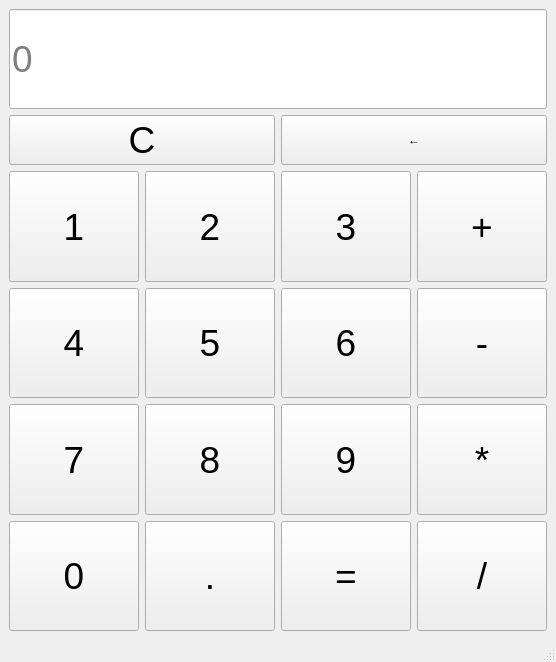
<?xml version="1.0" encoding="UTF-8"?>
<ui version="4.0">
 <class>MainWindow</class>
 <widget class="QMainWindow" name="MainWindow">
  <property name="geometry">
   <rect>
    <x>0</x>
    <y>0</y>
    <width>556</width>
    <height>662</height>
   </rect>
  </property>
  <property name="windowTitle">
   <string>MainWindow</string>
  </property>
  <widget class="QWidget" name="centralwidget">
   <layout class="QGridLayout" name="gridLayout_2">
    <item row="0" column="0">
     <layout class="QVBoxLayout" name="verticalLayout">
      <item>
       <widget class="QLineEdit" name="lineEdit">
        <property name="sizePolicy">
         <sizepolicy hsizetype="Expanding" vsizetype="Fixed">
          <horstretch>0</horstretch>
          <verstretch>0</verstretch>
         </sizepolicy>
        </property>
        <property name="minimumSize">
         <size>
          <width>0</width>
          <height>100</height>
         </size>
        </property>
        <property name="font">
         <font>
          <family>MS Sans Serif</family>
          <pointsize>28</pointsize>
         </font>
        </property>
        <property name="frame">
         <bool>true</bool>
        </property>
        <property name="alignment">
         <set>Qt::AlignLeading|Qt::AlignLeft|Qt::AlignVCenter</set>
        </property>
        <property name="placeholderText">
         <string>0</string>
        </property>
       </widget>
      </item>
      <item>
       <layout class="QGridLayout" name="gridLayout">
        <item row="14" column="5">
         <widget class="QPushButton" name="CalculateButton">
          <property name="sizePolicy">
           <sizepolicy hsizetype="Minimum" vsizetype="Expanding">
            <horstretch>0</horstretch>
            <verstretch>0</verstretch>
           </sizepolicy>
          </property>
          <property name="font">
           <font>
            <family>MS Sans Serif</family>
            <pointsize>28</pointsize>
           </font>
          </property>
          <property name="text">
           <string>=</string>
          </property>
         </widget>
        </item>
        <item row="12" column="5">
         <widget class="QPushButton" name="Button6">
          <property name="sizePolicy">
           <sizepolicy hsizetype="Minimum" vsizetype="Expanding">
            <horstretch>0</horstretch>
            <verstretch>0</verstretch>
           </sizepolicy>
          </property>
          <property name="font">
           <font>
            <family>MS Sans Serif</family>
            <pointsize>28</pointsize>
           </font>
          </property>
          <property name="text">
           <string>6</string>
          </property>
         </widget>
        </item>
        <item row="12" column="3">
         <widget class="QPushButton" name="Button4">
          <property name="sizePolicy">
           <sizepolicy hsizetype="Minimum" vsizetype="Expanding">
            <horstretch>0</horstretch>
            <verstretch>0</verstretch>
           </sizepolicy>
          </property>
          <property name="font">
           <font>
            <family>MS Sans Serif</family>
            <pointsize>28</pointsize>
           </font>
          </property>
          <property name="text">
           <string>4</string>
          </property>
         </widget>
        </item>
        <item row="14" column="6">
         <widget class="QPushButton" name="DivideButton">
          <property name="sizePolicy">
           <sizepolicy hsizetype="Minimum" vsizetype="Expanding">
            <horstretch>0</horstretch>
            <verstretch>0</verstretch>
           </sizepolicy>
          </property>
          <property name="font">
           <font>
            <family>MS Sans Serif</family>
            <pointsize>28</pointsize>
           </font>
          </property>
          <property name="text">
           <string>/</string>
          </property>
         </widget>
        </item>
        <item row="11" column="6">
         <widget class="QPushButton" name="PlusButton">
          <property name="sizePolicy">
           <sizepolicy hsizetype="Minimum" vsizetype="Expanding">
            <horstretch>0</horstretch>
            <verstretch>0</verstretch>
           </sizepolicy>
          </property>
          <property name="font">
           <font>
            <family>MS Sans Serif</family>
            <pointsize>28</pointsize>
           </font>
          </property>
          <property name="text">
           <string>+</string>
          </property>
         </widget>
        </item>
        <item row="11" column="3">
         <widget class="QPushButton" name="Button1">
          <property name="sizePolicy">
           <sizepolicy hsizetype="Minimum" vsizetype="Expanding">
            <horstretch>0</horstretch>
            <verstretch>0</verstretch>
           </sizepolicy>
          </property>
          <property name="font">
           <font>
            <family>MS Sans Serif</family>
            <pointsize>28</pointsize>
           </font>
          </property>
          <property name="text">
           <string>1</string>
          </property>
         </widget>
        </item>
        <item row="11" column="5">
         <widget class="QPushButton" name="Button3">
          <property name="sizePolicy">
           <sizepolicy hsizetype="Minimum" vsizetype="Expanding">
            <horstretch>0</horstretch>
            <verstretch>0</verstretch>
           </sizepolicy>
          </property>
          <property name="font">
           <font>
            <family>MS Sans Serif</family>
            <pointsize>28</pointsize>
           </font>
          </property>
          <property name="text">
           <string>3</string>
          </property>
         </widget>
        </item>
        <item row="13" column="5">
         <widget class="QPushButton" name="Button9">
          <property name="sizePolicy">
           <sizepolicy hsizetype="Minimum" vsizetype="Expanding">
            <horstretch>0</horstretch>
            <verstretch>0</verstretch>
           </sizepolicy>
          </property>
          <property name="font">
           <font>
            <family>MS Sans Serif</family>
            <pointsize>28</pointsize>
           </font>
          </property>
          <property name="text">
           <string>9</string>
          </property>
         </widget>
        </item>
        <item row="11" column="4">
         <widget class="QPushButton" name="Button2">
          <property name="sizePolicy">
           <sizepolicy hsizetype="Minimum" vsizetype="Expanding">
            <horstretch>0</horstretch>
            <verstretch>0</verstretch>
           </sizepolicy>
          </property>
          <property name="font">
           <font>
            <family>MS Sans Serif</family>
            <pointsize>28</pointsize>
           </font>
          </property>
          <property name="text">
           <string>2</string>
          </property>
         </widget>
        </item>
        <item row="13" column="6">
         <widget class="QPushButton" name="MultiplyButton">
          <property name="sizePolicy">
           <sizepolicy hsizetype="Minimum" vsizetype="Expanding">
            <horstretch>0</horstretch>
            <verstretch>0</verstretch>
           </sizepolicy>
          </property>
          <property name="font">
           <font>
            <family>MS Sans Serif</family>
            <pointsize>28</pointsize>
           </font>
          </property>
          <property name="text">
           <string>*</string>
          </property>
         </widget>
        </item>
        <item row="14" column="3">
         <widget class="QPushButton" name="Button0">
          <property name="sizePolicy">
           <sizepolicy hsizetype="Minimum" vsizetype="Expanding">
            <horstretch>0</horstretch>
            <verstretch>0</verstretch>
           </sizepolicy>
          </property>
          <property name="font">
           <font>
            <family>MS Sans Serif</family>
            <pointsize>28</pointsize>
           </font>
          </property>
          <property name="text">
           <string>0</string>
          </property>
         </widget>
        </item>
        <item row="14" column="4">
         <widget class="QPushButton" name="ButtonDot">
          <property name="sizePolicy">
           <sizepolicy hsizetype="Minimum" vsizetype="Expanding">
            <horstretch>0</horstretch>
            <verstretch>0</verstretch>
           </sizepolicy>
          </property>
          <property name="font">
           <font>
            <family>MS Sans Serif</family>
            <pointsize>28</pointsize>
           </font>
          </property>
          <property name="text">
           <string>.</string>
          </property>
         </widget>
        </item>
        <item row="13" column="3">
         <widget class="QPushButton" name="Button7">
          <property name="sizePolicy">
           <sizepolicy hsizetype="Minimum" vsizetype="Expanding">
            <horstretch>0</horstretch>
            <verstretch>0</verstretch>
           </sizepolicy>
          </property>
          <property name="font">
           <font>
            <family>MS Sans Serif</family>
            <pointsize>28</pointsize>
           </font>
          </property>
          <property name="text">
           <string>7</string>
          </property>
         </widget>
        </item>
        <item row="12" column="6">
         <widget class="QPushButton" name="MinusButton">
          <property name="sizePolicy">
           <sizepolicy hsizetype="Minimum" vsizetype="Expanding">
            <horstretch>0</horstretch>
            <verstretch>0</verstretch>
           </sizepolicy>
          </property>
          <property name="font">
           <font>
            <family>MS Sans Serif</family>
            <pointsize>28</pointsize>
           </font>
          </property>
          <property name="text">
           <string>-</string>
          </property>
         </widget>
        </item>
        <item row="13" column="4">
         <widget class="QPushButton" name="Button8">
          <property name="sizePolicy">
           <sizepolicy hsizetype="Minimum" vsizetype="Expanding">
            <horstretch>0</horstretch>
            <verstretch>0</verstretch>
           </sizepolicy>
          </property>
          <property name="font">
           <font>
            <family>MS Sans Serif</family>
            <pointsize>28</pointsize>
           </font>
          </property>
          <property name="text">
           <string>8</string>
          </property>
         </widget>
        </item>
        <item row="12" column="4">
         <widget class="QPushButton" name="Button5">
          <property name="sizePolicy">
           <sizepolicy hsizetype="Minimum" vsizetype="Expanding">
            <horstretch>0</horstretch>
            <verstretch>0</verstretch>
           </sizepolicy>
          </property>
          <property name="font">
           <font>
            <family>MS Sans Serif</family>
            <pointsize>28</pointsize>
           </font>
          </property>
          <property name="text">
           <string>5</string>
          </property>
         </widget>
        </item>
        <item row="0" column="5" rowspan="2" colspan="2">
         <widget class="QPushButton" name="BackspaceButton">
          <property name="sizePolicy">
           <sizepolicy hsizetype="Minimum" vsizetype="Expanding">
            <horstretch>0</horstretch>
            <verstretch>0</verstretch>
           </sizepolicy>
          </property>
          <property name="minimumSize">
           <size>
            <width>0</width>
            <height>0</height>
           </size>
          </property>
          <property name="text">
           <string>←</string>
          </property>
         </widget>
        </item>
        <item row="0" column="3" rowspan="2" colspan="2">
         <widget class="QPushButton" name="ClearButton">
          <property name="sizePolicy">
           <sizepolicy hsizetype="Minimum" vsizetype="Expanding">
            <horstretch>0</horstretch>
            <verstretch>0</verstretch>
           </sizepolicy>
          </property>
          <property name="minimumSize">
           <size>
            <width>0</width>
            <height>0</height>
           </size>
          </property>
          <property name="font">
           <font>
            <family>MS Sans Serif</family>
            <pointsize>28</pointsize>
           </font>
          </property>
          <property name="text">
           <string>С</string>
          </property>
         </widget>
        </item>
       </layout>
      </item>
     </layout>
    </item>
   </layout>
  </widget>
  <widget class="QMenuBar" name="menubar">
   <property name="geometry">
    <rect>
     <x>0</x>
     <y>0</y>
     <width>556</width>
     <height>26</height>
    </rect>
   </property>
  </widget>
  <widget class="QStatusBar" name="statusbar"/>
 </widget>
 <resources/>
 <connections>
  <connection>
   <sender>ClearButton</sender>
   <signal>clicked()</signal>
   <receiver>MainWindow</receiver>
   <slot>clearLine()</slot>
   <hints>
    <hint type="sourcelabel">
     <x>136</x>
     <y>175</y>
    </hint>
    <hint type="destinationlabel">
     <x>176</x>
     <y>604</y>
    </hint>
   </hints>
  </connection>
  <connection>
   <sender>BackspaceButton</sender>
   <signal>clicked()</signal>
   <receiver>MainWindow</receiver>
   <slot>backspace()</slot>
   <hints>
    <hint type="sourcelabel">
     <x>374</x>
     <y>183</y>
    </hint>
    <hint type="destinationlabel">
     <x>390</x>
     <y>628</y>
    </hint>
   </hints>
  </connection>
  <connection>
   <sender>Button1</sender>
   <signal>clicked()</signal>
   <receiver>MainWindow</receiver>
   <slot>add1()</slot>
   <hints>
    <hint type="sourcelabel">
     <x>61</x>
     <y>278</y>
    </hint>
    <hint type="destinationlabel">
     <x>81</x>
     <y>634</y>
    </hint>
   </hints>
  </connection>
  <connection>
   <sender>Button2</sender>
   <signal>clicked()</signal>
   <receiver>MainWindow</receiver>
   <slot>add2()</slot>
   <hints>
    <hint type="sourcelabel">
     <x>198</x>
     <y>266</y>
    </hint>
    <hint type="destinationlabel">
     <x>227</x>
     <y>635</y>
    </hint>
   </hints>
  </connection>
  <connection>
   <sender>Button3</sender>
   <signal>clicked()</signal>
   <receiver>MainWindow</receiver>
   <slot>add3()</slot>
   <hints>
    <hint type="sourcelabel">
     <x>335</x>
     <y>285</y>
    </hint>
    <hint type="destinationlabel">
     <x>350</x>
     <y>635</y>
    </hint>
   </hints>
  </connection>
  <connection>
   <sender>PlusButton</sender>
   <signal>clicked()</signal>
   <receiver>MainWindow</receiver>
   <slot>plus()</slot>
   <hints>
    <hint type="sourcelabel">
     <x>455</x>
     <y>271</y>
    </hint>
    <hint type="destinationlabel">
     <x>511</x>
     <y>630</y>
    </hint>
   </hints>
  </connection>
  <connection>
   <sender>MinusButton</sender>
   <signal>clicked()</signal>
   <receiver>MainWindow</receiver>
   <slot>minus()</slot>
   <hints>
    <hint type="sourcelabel">
     <x>486</x>
     <y>371</y>
    </hint>
    <hint type="destinationlabel">
     <x>488</x>
     <y>635</y>
    </hint>
   </hints>
  </connection>
  <connection>
   <sender>DivideButton</sender>
   <signal>clicked()</signal>
   <receiver>MainWindow</receiver>
   <slot>divide()</slot>
   <hints>
    <hint type="sourcelabel">
     <x>500</x>
     <y>592</y>
    </hint>
    <hint type="destinationlabel">
     <x>517</x>
     <y>30</y>
    </hint>
   </hints>
  </connection>
  <connection>
   <sender>Button6</sender>
   <signal>clicked()</signal>
   <receiver>MainWindow</receiver>
   <slot>add6()</slot>
   <hints>
    <hint type="sourcelabel">
     <x>312</x>
     <y>383</y>
    </hint>
    <hint type="destinationlabel">
     <x>304</x>
     <y>636</y>
    </hint>
   </hints>
  </connection>
  <connection>
   <sender>Button5</sender>
   <signal>clicked()</signal>
   <receiver>MainWindow</receiver>
   <slot>add5()</slot>
   <hints>
    <hint type="sourcelabel">
     <x>214</x>
     <y>370</y>
    </hint>
    <hint type="destinationlabel">
     <x>179</x>
     <y>634</y>
    </hint>
   </hints>
  </connection>
  <connection>
   <sender>Button4</sender>
   <signal>clicked()</signal>
   <receiver>MainWindow</receiver>
   <slot>add4()</slot>
   <hints>
    <hint type="sourcelabel">
     <x>23</x>
     <y>386</y>
    </hint>
    <hint type="destinationlabel">
     <x>37</x>
     <y>634</y>
    </hint>
   </hints>
  </connection>
  <connection>
   <sender>Button7</sender>
   <signal>clicked()</signal>
   <receiver>MainWindow</receiver>
   <slot>add7()</slot>
   <hints>
    <hint type="sourcelabel">
     <x>108</x>
     <y>481</y>
    </hint>
    <hint type="destinationlabel">
     <x>130</x>
     <y>633</y>
    </hint>
   </hints>
  </connection>
  <connection>
   <sender>Button8</sender>
   <signal>clicked()</signal>
   <receiver>MainWindow</receiver>
   <slot>add8()</slot>
   <hints>
    <hint type="sourcelabel">
     <x>250</x>
     <y>463</y>
    </hint>
    <hint type="destinationlabel">
     <x>221</x>
     <y>630</y>
    </hint>
   </hints>
  </connection>
  <connection>
   <sender>Button9</sender>
   <signal>clicked()</signal>
   <receiver>MainWindow</receiver>
   <slot>add9()</slot>
   <hints>
    <hint type="sourcelabel">
     <x>319</x>
     <y>495</y>
    </hint>
    <hint type="destinationlabel">
     <x>328</x>
     <y>633</y>
    </hint>
   </hints>
  </connection>
  <connection>
   <sender>Button0</sender>
   <signal>clicked()</signal>
   <receiver>MainWindow</receiver>
   <slot>add0()</slot>
   <hints>
    <hint type="sourcelabel">
     <x>72</x>
     <y>570</y>
    </hint>
    <hint type="destinationlabel">
     <x>101</x>
     <y>32</y>
    </hint>
   </hints>
  </connection>
  <connection>
   <sender>ButtonDot</sender>
   <signal>clicked()</signal>
   <receiver>MainWindow</receiver>
   <slot>addDot()</slot>
   <hints>
    <hint type="sourcelabel">
     <x>173</x>
     <y>549</y>
    </hint>
    <hint type="destinationlabel">
     <x>209</x>
     <y>34</y>
    </hint>
   </hints>
  </connection>
  <connection>
   <sender>CalculateButton</sender>
   <signal>clicked()</signal>
   <receiver>MainWindow</receiver>
   <slot>getResult()</slot>
   <hints>
    <hint type="sourcelabel">
     <x>360</x>
     <y>574</y>
    </hint>
    <hint type="destinationlabel">
     <x>351</x>
     <y>33</y>
    </hint>
   </hints>
  </connection>
  <connection>
   <sender>MultiplyButton</sender>
   <signal>clicked()</signal>
   <receiver>MainWindow</receiver>
   <slot>multiply()</slot>
   <hints>
    <hint type="sourcelabel">
     <x>446</x>
     <y>471</y>
    </hint>
    <hint type="destinationlabel">
     <x>460</x>
     <y>34</y>
    </hint>
   </hints>
  </connection>
 </connections>
 <slots>
  <slot>add0()</slot>
  <slot>add1()</slot>
  <slot>add2()</slot>
  <slot>add3()</slot>
  <slot>add4()</slot>
  <slot>add5()</slot>
  <slot>add6()</slot>
  <slot>add7()</slot>
  <slot>add8()</slot>
  <slot>add9()</slot>
  <slot>plus()</slot>
  <slot>minus()</slot>
  <slot>divide()</slot>
  <slot>getResult()</slot>
  <slot>addDot()</slot>
  <slot>clearLine()</slot>
  <slot>backspace()</slot>
  <slot>multiply()</slot>
 </slots>
</ui>
